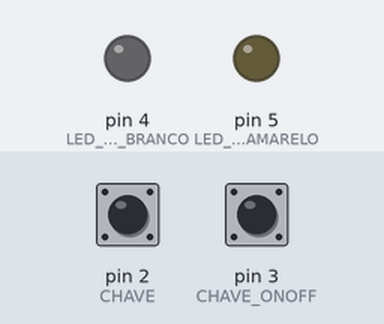
Bench run of a sketch on a simulated Arduino Uno, built with avr-gcc and run on an emulated ATmega328P. Shown: output pins drawn as LEDs (lit = HIGH). Dashed ring = blinking. The test bench sets the inputs (shaded band); at power-on: pin 3 (CHAVE_ONOFF) HIGH, pin 2 (CHAVE) HIGH.

Above: at 1.2 s.
1.3 s: pin 3 (CHAVE_ONOFF) pulled LOW for 0.15 s
At 2.1 s:
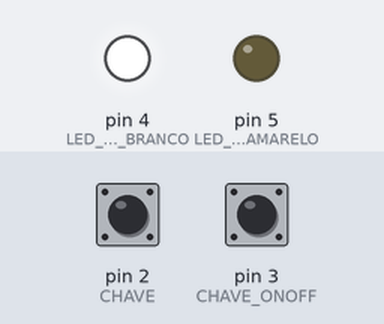
4.4 s: pin 3 (CHAVE_ONOFF) pulled LOW for 1 s
At 6.2 s:
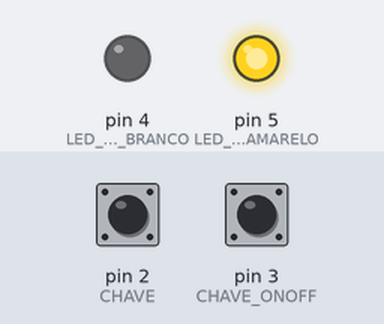
7.9 s: pin 3 (CHAVE_ONOFF) pulled LOW for 3.2 s
At 8.4 s:
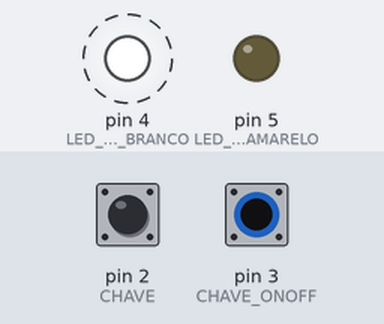
Timing chart, 0 to 13.4 s (numbered marks = the images above; inputs shaded):
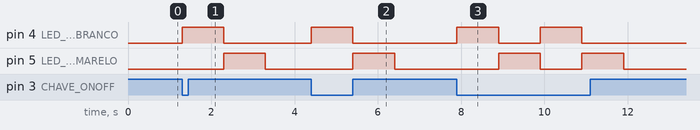

The sketch:

sketch_oct09c.ino
```cpp
int LED_PRENSA_BRANCO=4;
int LED_PRENSA_AMARELO=5;
int CHAVE=2;
int CHAVE_ONOFF=3;

void setup()
{
pinMode(LED_PRENSA_BRANCO,OUTPUT);
pinMode(LED_PRENSA_AMARELO,OUTPUT);
pinMode(CHAVE,INPUT_PULLUP);
pinMode(CHAVE_ONOFF,INPUT_PULLUP);
attachInterrupt(0,paraPrensa,LOW);
}

void loop()
{
if(digitalRead(CHAVE_ONOFF)==0)
{
digitalWrite(LED_PRENSA_BRANCO,HIGH);
digitalWrite(LED_PRENSA_AMARELO,LOW);
delay(1000);
digitalWrite(LED_PRENSA_BRANCO,LOW);
digitalWrite(LED_PRENSA_AMARELO,HIGH);
delay(1000);
}
else
{
digitalWrite(LED_PRENSA_BRANCO,LOW);
digitalWrite(LED_PRENSA_AMARELO,LOW);
}

}

void paraPrensa()
{
digitalWrite(LED_PRENSA_BRANCO,LOW);
digitalWrite(LED_PRENSA_AMARELO,LOW);
}
```

Measured:
- after the input at 1.3 s, pin 4 (LED_PRENSA_BRANCO): LOW → HIGH at once, → LOW 1.0 s later; pin 5 (LED_PRENSA_AMARELO): LOW → HIGH after 1.0 s, → LOW 1.0 s later
- after the input at 4.4 s, pin 4 (LED_PRENSA_BRANCO): LOW → HIGH at once, → LOW 1.0 s later; pin 5 (LED_PRENSA_AMARELO): LOW → HIGH after 1.0 s, → LOW 1.0 s later
- after the input at 7.9 s, pin 4 (LED_PRENSA_BRANCO): alternates HIGH for 1.0 s and LOW for 1.0 s, 4 changes in all, then stays LOW, starting at once; pin 5 (LED_PRENSA_AMARELO): alternates HIGH for 1.0 s and LOW for 1.0 s, 4 changes in all, then stays LOW, starting after 1.0 s
